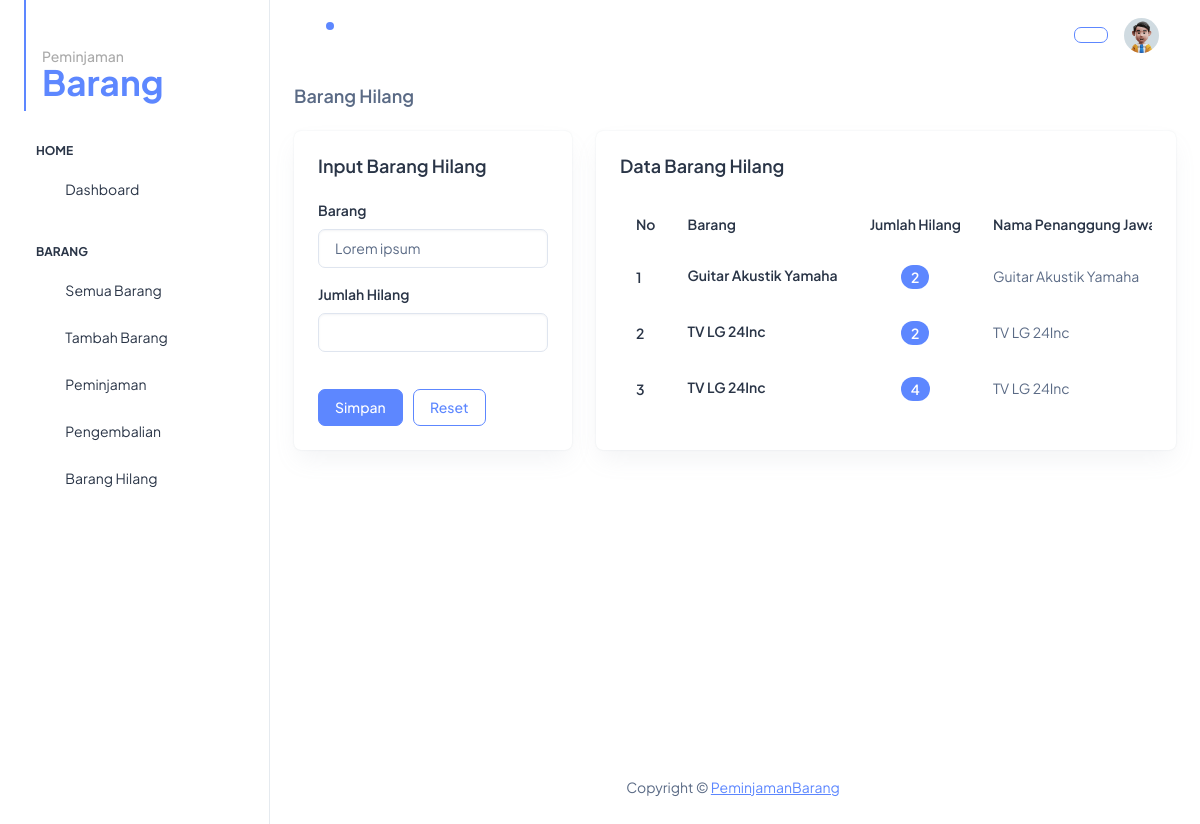
/app/pages/admin/barang-hilang/index.php, run on the app's committed database.
### tables this page shows
CREATE TABLE `barang_hilang` (
    `id` int NOT NULL AUTO_INCREMENT COMMENT 'Primary Key', `barang_id` varchar(255) DEFAULT NULL, `jumlah` bigint DEFAULT NULL, `nama` varchar(255) DEFAULT NULL, `alamat` text, `no_hp` varchar(20) DEFAULT NULL, `create_time` timestamp NULL DEFAULT CURRENT_TIMESTAMP, PRIMARY KEY (`id`), KEY `barang_id` (`barang_id`), CONSTRAINT `barang_hilang_ibfk_1` FOREIGN KEY (`barang_id`) REFERENCES `barang` (`id`) ON DELETE CASCADE ON UPDATE CASCADE
);

CREATE TABLE `barang` (
    `id` varchar(255) NOT NULL COMMENT 'Primary Key', `nama` varchar(100) NOT NULL, `deskripsi` text, `gambar` text, `stok` bigint DEFAULT NULL, `stok_awal_barang` bigint DEFAULT NULL, `create_time` datetime DEFAULT CURRENT_TIMESTAMP COMMENT 'Create Time', PRIMARY KEY (`id`)
);

### app/pages/admin/barang-hilang/index.php (the view, shortened to what this page needs)
<?php require_once 'layouts/header.php'; ?>
<?php
require_once 'config.php';
$sqlBarangHilang = "SELECT *, barang.nama as nama_barang, barang_hilang.nama as nama_tanggung_jawab FROM barang_hilang INNER JOIN barang ON barang_hilang.barang_id = barang.id";
$resultBarangHilang = $db->query($sqlBarangHilang);
$dataBarangHilang = [];
while ($rowBarangHilang = $resultBarangHilang->fetch_assoc()) {
    $dataBarangHilang[] = $rowBarangHilang;
}
$sqlBarang = "SELECT * FROM barang";
$resultBarang = $db->query($sqlBarang);
$dataBarang = [];
while ($rowBarang = $resultBarang->fetch_assoc()) {
    $dataBarang[] = $rowBarang;
}
?>
<section style="min-height: 85vh;">
    <h5 class="card-title fw-semibold mb-4">Barang Hilang</h5>
    <div class="row mb-5">
        <div class="col-lg-4">
            <div class="card w-100">
                <div class="card-body p-4">
                    <h5 class="card-title fw-semibold mb-4">Input Barang Hilang</h5>
                    <form action="" method="post">
                        <div class="mb-3">
                            <label for="barang_id" class="form-label">Barang</label>
                            <select class="form-control" name="barang_id" id="barang_id">
                                <?php foreach($dataBarang as $barang) : ?>
                                <option value="<?= $barang['id'] ?>">
                                    <?= $barang['nama'] ?>
                                </option>
                                <?php endforeach; ?>
                            </select>
                        </div>
                        <div class="mb-3">
                            <label for="jumlah" class="form-label">Jumlah Hilang</label>
                            <input type="number" name="jumlah" class="form-control" id="jumlah">
                        </div>
                        <br>
                        <button type="submit" name="barang_hilang" class="btn btn-primary me-2">Simpan</button>
                        <button type="reset" class="btn btn-outline-primary">Reset</button>
                    </form>
                </div>
            </div>
        </div>
        <div class="col-lg-8 d-flex align-items-stretch">
            <div class="card w-100">
                <div class="card-body p-4">
                    <h5 class="card-title fw-semibold mb-4">Data Barang Hilang</h5>
                    <div class="table-responsive">
                        <table class="table text-nowrap mb-0 align-middle">
                            <thead class="text-dark fs-4">
                                <tr>
                                    <th class="border-bottom-0">
                                        <h6 class="fw-semibold mb-0">No</h6>
                                    </th>
                                    <th class="border-bottom-0">
                                        <h6 class="fw-semibold mb-0">Barang</h6>
                                    </th>
                                    <th class="border-bottom-0">
                                        <h6 class="fw-semibold mb-0">Jumlah Hilang</h6>
                                    </th>
                                    <th class="border-bottom-0">
                                        <h6 class="fw-semibold mb-0">Nama Penanggung Jawab</h6>
                                    </th>
                                </tr>
                            </thead>
                            <tbody>
                                <?php foreach($dataBarangHilang as $key => $barang_hilang): ?>
                                <tr>
                                    <td class="border-bottom-0">
                                        <h6 class="fw-semibold mb-0"><?= $key + 1 ?></h6>
                                    </td>
                                    <td class="border-bottom-0">
                                        <h6 class="fw-semibold mb-1"><?= $barang_hilang['nama_barang'] ?></h6>
                                    </td>
                                    <td class="border-bottom-0">
                                        <div class="d-flex align-items-center justify-content-center gap-2">
                                            <span
                                                class="badge bg-primary rounded-3 fw-semibold"><?= $barang_hilang['jumlah'] ?></span>
                                        </div>
                                    </td>
                                    <td class="border-bottom-0">
                                        <p class="mb-0 fw-normal text-wrap"><?= $barang_hilang['nama'] ?></p>
                                    </td>
                                </tr>
                                <?php endforeach; ?>
                            </tbody>
                        </table>
                    </div>
                </div>
            </div>
        </div>
    </div>
</section>
<?php require_once 'layouts/footer.php'; ?>

### data on the page
barang_hilang: barang.nama "Guitar Akustik Yamaha", jumlah "2"
barang_hilang: barang.nama "TV LG 24Inc", jumlah "2"
barang_hilang: barang.nama "TV LG 24Inc", jumlah "4"

### other printed values
form field barang_id "Lorem ipsum"
